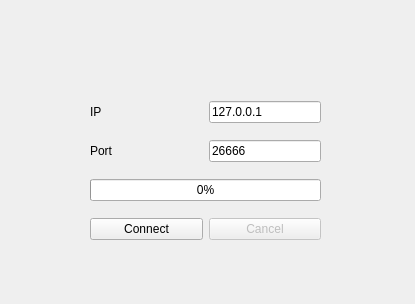
<?xml version="1.0" encoding="UTF-8"?>
<ui version="4.0">
 <class>ClientConnectDlg</class>
 <widget class="QDialog" name="ClientConnectDlg">
  <property name="geometry">
   <rect>
    <x>0</x>
    <y>0</y>
    <width>415</width>
    <height>304</height>
   </rect>
  </property>
  <property name="windowTitle">
   <string>Dialog</string>
  </property>
  <widget class="QWidget" name="layoutWidget">
   <property name="geometry">
    <rect>
     <x>90</x>
     <y>90</y>
     <width>231</width>
     <height>161</height>
    </rect>
   </property>
   <layout class="QGridLayout" name="gridLayout" columnstretch="1,1">
    <item row="0" column="1">
     <widget class="QLineEdit" name="lineEditIP">
      <property name="text">
       <string>127.0.0.1</string>
      </property>
      <property name="placeholderText">
       <string/>
      </property>
     </widget>
    </item>
    <item row="0" column="0">
     <widget class="QLabel" name="label">
      <property name="text">
       <string>IP</string>
      </property>
     </widget>
    </item>
    <item row="1" column="0">
     <widget class="QLabel" name="label_2">
      <property name="text">
       <string>Port</string>
      </property>
     </widget>
    </item>
    <item row="4" column="1">
     <widget class="QPushButton" name="btnCancel">
      <property name="enabled">
       <bool>false</bool>
      </property>
      <property name="text">
       <string>Cancel</string>
      </property>
     </widget>
    </item>
    <item row="4" column="0">
     <widget class="QPushButton" name="btnConnect">
      <property name="text">
       <string>Connect</string>
      </property>
     </widget>
    </item>
    <item row="1" column="1">
     <widget class="QLineEdit" name="lineEditPort">
      <property name="text">
       <string>26666</string>
      </property>
      <property name="placeholderText">
       <string/>
      </property>
     </widget>
    </item>
    <item row="3" column="0" colspan="2">
     <widget class="QProgressBar" name="progressBarConnecting">
      <property name="value">
       <number>0</number>
      </property>
     </widget>
    </item>
   </layout>
  </widget>
 </widget>
 <resources/>
 <connections/>
</ui>
